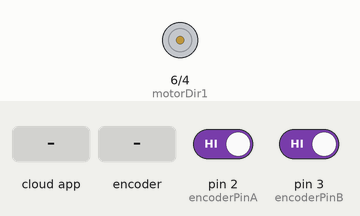
Simulated run of this sketch. Board: Arduino Uno, built with avr-gcc and run on an emulated ATmega328P. On the bench: motor-driver pin pairs drawn as motors (green arrow = first pin HIGH = forward, orange = second pin HIGH = backward, longer = more drive, scaled by the enable pin). Inputs (shaded band) come from the test bench; at power-on: pin 2 (encoderPinA) HIGH, pin 3 (encoderPinB) HIGH. The ROS host is connected and sends only what is stated.

Above: at 1.2 s.
1.3 s: the phone or cloud app sets pos to -100
At 1.71 s:
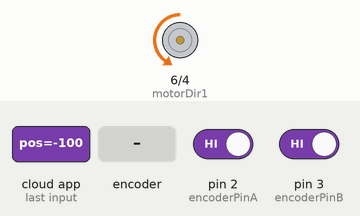
4.3 s: the phone or cloud app sets pos to 0
At 4.47 s:
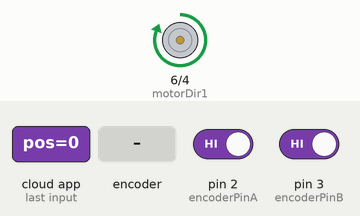
6.0 s: the phone or cloud app sets pos to 100
At 6.44 s:
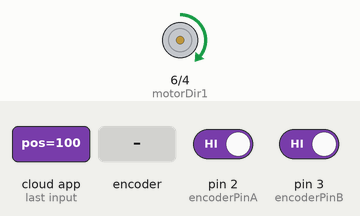
9.0 s: the phone or cloud app sets pos to -100
At 9.2 s:
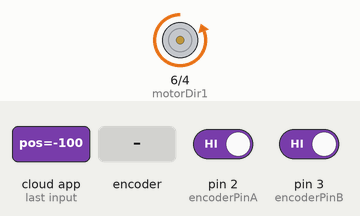
12.0 s: rotary encoder on pin 2 (encoderPinA) / pin 3 (encoderPinB) turned 3 steps (first pin leading)
15.6 s: the phone or cloud app sets pos to 100
Timing chart, 0 to 29.2 s (numbered marks = the images above; inputs shaded):
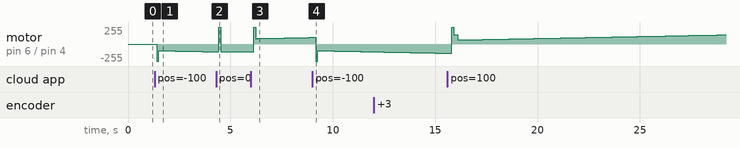

The sketch:

lab6_posicion.ino
```cpp
#include <ros.h>
#include <std_msgs/Float32.h>
#include <ros/time.h>

ros::NodeHandle  nh;

#define encoderPinA 2
#define encoderPinB 3
#define motorDir1 6
#define motorDir2 4
#define motorpwm 5
#define LOOPTIME 10

int counts = 6533 ;  // Encoder Pulse per revolution.
volatile long  encoderValue = 0;


unsigned long previousMillis = 0;
long interval = 100;
float input;
float setpoint;
int angle = 360; // Maximum degree of motion.

//PID VARIABLES
float output, cv1, error, error1, error2;
float Kp=1, Kd=0.3, Ki=0.06  , Tm=0.1;


//variables de ROs
float pos=0;


////ROS CALLBACK FUNCTION
void pos_cb( const std_msgs::Float32& msg){
  pos = msg.data;
}


ros::Subscriber<std_msgs::Float32>  sub("pos", pos_cb );

void setup() {
   nh.initNode();
   nh.subscribe(sub);

//  Serial.begin(9600);
  pinMode (encoderPinA, INPUT_PULLUP);
  pinMode (encoderPinB, INPUT_PULLUP);
  attachInterrupt (digitalPinToInterrupt (encoderPinA), readEncoderA, CHANGE);
  attachInterrupt (digitalPinToInterrupt (encoderPinB), readEncoderB, CHANGE);

  pinMode(motorDir1, OUTPUT);
  pinMode(motorDir2, OUTPUT);
  pinMode(motorpwm, OUTPUT);

  TCCR1B = TCCR1B & 0b11111000 | 1;

//  pos=360;
//  setpoint= pos;
//  input=0;
//  output=0;
}

void loop(){

  unsigned long currentMillis = millis();


  //MOTOR VELOCITY
  if((currentMillis - previousMillis)>= interval){


    input = (encoderValue / (double)(counts)) * angle; //angulo grados

    setpoint= pos;
    error = setpoint - input;


    //PID CONTROLLER
    output = cv1 + (Kp + Kd/Tm)*error + (-Kp + Ki*Tm - 2*Kd/Tm)*error1+ (Kd/Tm)*error2 ;
    cv1 = output;
    error2 = error1;
    error1 = error;

    //SATURATION
    if(output > 255.0){
      output = 255.0;
    }else if (output < -255.0) {
      output = -255.0;
    }

    //OUTPUT
    pwmOut(output);

    previousMillis = currentMillis;

  }

  //
//  Serial.print(setpoint);
//  Serial.print(",");
//  Serial.println(input);
//  Serial.print(",");
//  Serial.println(output);

  nh.spinOnce();
  delay(100);


}

void readEncoderA()
{
  if (digitalRead(encoderPinA) != digitalRead(encoderPinB))
  {
    encoderValue++;
  }
  else
  {
    encoderValue--;
  }
}

void readEncoderB()
{
  if (digitalRead(encoderPinA) == digitalRead(encoderPinB))
  {
    encoderValue++;
  }
  else
  {
    encoderValue--;
  }
}

void forward () {
  digitalWrite(motorDir1, HIGH);
  digitalWrite(motorDir2, LOW);

}
void reverse () {
  digitalWrite(motorDir1, LOW);
  digitalWrite(motorDir2, HIGH);

}


void pwmOut(float out) {
  if (out > 0) {  // if output > 0, move motor in forward direction
    analogWrite(motorpwm, out);
    forward();
  }
  else {  // if output < 0, move motor in reverse direction
    analogWrite(motorpwm, abs(out));
    reverse();
  }
}
```

Measured:
- after the input at 1.3 s, motor on pin 6 (motorDir1) / pin 4 (motorDir2): stopped → backward 255/255 after 0.11 s, → backward 100/255 0.10 s later, → backward 101/255 0.10 s later, → backward 102/255 0.20 s later, … (18 changes in this stretch)
- after the input at 6.0 s, motor on pin 6 (motorDir1) / pin 4 (motorDir2): backward 117/255 → forward 255/255 after 0.14 s, → forward 82/255 0.10 s later, → forward 83/255 0.10 s later, → forward 84/255 0.20 s later, … (18 changes in this stretch)
